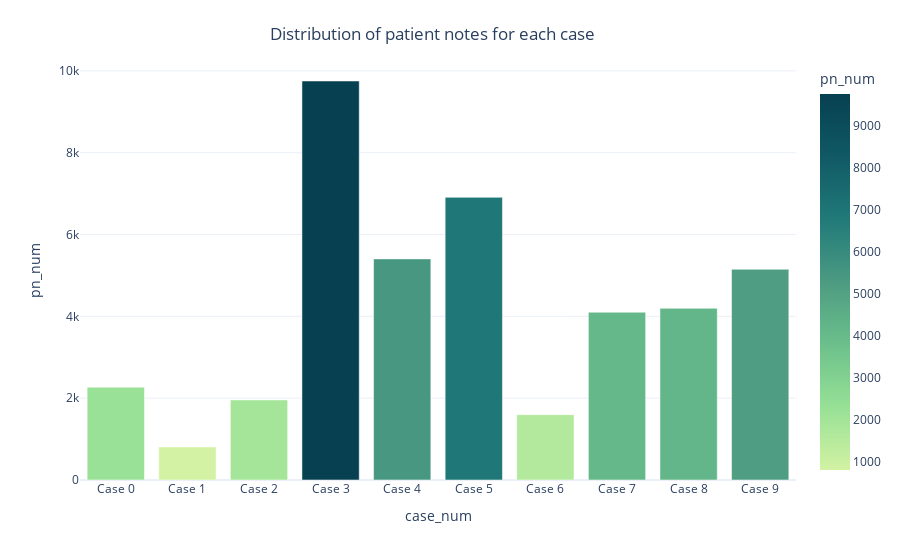

The notebook cell this image was saved under:
### Markdown cell above
### Patient Notes Distribution ( Per case ) 
<a id="3.3.1"></a>

### Code cell
notes_counts = patient_notes.groupby("case_num").count()
fig = px.bar(data_frame =notes_counts, 
             x = notes_counts.index,
             y = 'pn_num' , 
             color = "pn_num",
             color_continuous_scale="Emrld") 
fig.update_layout(title = {
        'text': 'Distribution of patient notes for each case',
        'y':0.95,
        'x':0.48,
        'xanchor': 'center',
        'yanchor': 'top'} ,
                   xaxis = dict(
        tickmode = 'array',
        tickvals = [0, 1,2, 3, 4,5, 6,7,8,9],
        ticktext = ['Case 0', 'Case 1', 'Case 2', 'Case 3', 'Case 4', 'Case 5', 'Case 6', 'Case 7', 'Case 8', 'Case 9']),
                  template = "plotly_white")
fig.show()

### Figure 1 — Plotly figure (JSON) as saved in the notebook; plotly's stock layout.template omitted (floating-point values rounded to 4 significant figures)
{"data": [{"alignmentgroup": "True", "hovertemplate": "case_num=%{x}<br>pn_num=%{marker.color}<extra></extra>", "legendgroup": "", "marker": {"color": [2268, 808, 1958, 9753, 5405, 6909, 1597, 4101, 4196, 5151], "coloraxis": "coloraxis", "pattern": {"shape": ""}}, "name": "", "offsetgroup": "", "orientation": "v", "showlegend": false, "textposition": "auto", "type": "bar", "x": [0, 1, 2, 3, 4, 5, 6, 7, 8, 9], "xaxis": "x", "y": [2268, 808, 1958, 9753, 5405, 6909, 1597, 4101, 4196, 5151], "yaxis": "y"}], "layout": {"autosize": true, "barmode": "relative", "coloraxis": {"colorbar": {"title": {"text": "pn_num"}}, "colorscale": [[0, "rgb(211, 242, 163)"], [0.1667, "rgb(151, 225, 150)"], [0.3333, "rgb(108, 192, 139)"], [0.5, "rgb(76, 155, 130)"], [0.6667, "rgb(33, 122, 121)"], [0.8333, "rgb(16, 89, 101)"], [1, "rgb(7, 64, 80)"]]}, "legend": {"tracegroupgap": 0}, "margin": {"t": 60}, "title": {"text": "Distribution of patient notes for each case", "x": 0.48, "xanchor": "center", "y": 0.95, "yanchor": "top"}, "xaxis": {"anchor": "y", "autorange": true, "domain": [0, 1], "range": [-0.5, 9.5], "tickmode": "array", "ticktext": ["Case 0", "Case 1", "Case 2", "Case 3", "Case 4", "Case 5", "Case 6", "Case 7", "Case 8", "Case 9"], "tickvals": [0, 1, 2, 3, 4, 5, 6, 7, 8, 9], "title": {"text": "case_num"}, "type": "linear"}, "yaxis": {"anchor": "x", "autorange": true, "domain": [0, 1], "range": [0, 10270.0], "title": {"text": "pn_num"}, "type": "linear"}}}
